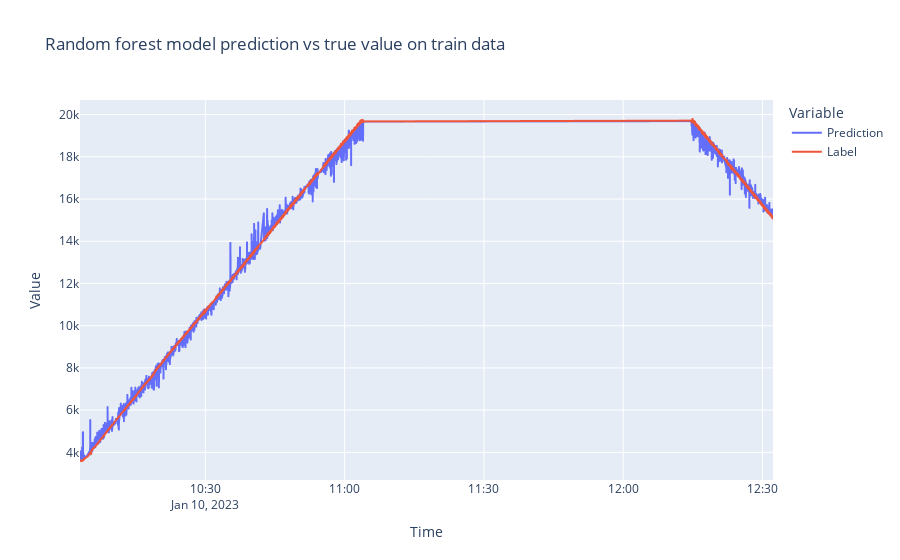

The cell this chart's notebook holds for it:
### Code cell
fig = px.line(df_trainrf, y=["Prediction", "Label"], x=time_train["time"], title="Random forest model prediction vs true value on train data",
             labels={"variable": "Variable"})
fig.update_layout(
    xaxis_title="Time",
    yaxis_title = "Value"

    )


fig.show()

### Figure 1 — Plotly figure (JSON) as saved in the notebook; plotly's stock layout.template omitted (floating-point values rounded to 4 significant figures; data arrays with more than 128 entries replaced by an {"elided": "..."} marker saying what was removed)
{"data": [{"hovertemplate": "Variable=Prediction<br>x=%{x}<br>value=%{y}<extra></extra>", "legendgroup": "Prediction", "line": {"color": "#636efa", "dash": "solid"}, "marker": {"symbol": "circle"}, "mode": "lines", "name": "Prediction", "showlegend": true, "type": "scattergl", "x": {"elided": "4280 str values"}, "xaxis": "x", "y": {"elided": "4280 float values"}, "yaxis": "y"}, {"hovertemplate": "Variable=Label<br>x=%{x}<br>value=%{y}<extra></extra>", "legendgroup": "Label", "line": {"color": "#EF553B", "dash": "solid"}, "marker": {"symbol": "circle"}, "mode": "lines", "name": "Label", "showlegend": true, "type": "scattergl", "x": {"elided": "4280 str values"}, "xaxis": "x", "y": {"elided": "4280 float values"}, "yaxis": "y"}], "layout": {"legend": {"title": {"text": "Variable"}, "tracegroupgap": 0}, "title": {"text": "Random forest model prediction vs true value on train data"}, "xaxis": {"anchor": "y", "domain": [0, 1], "title": {"text": "Time"}}, "yaxis": {"anchor": "x", "domain": [0, 1], "title": {"text": "Value"}}}}
